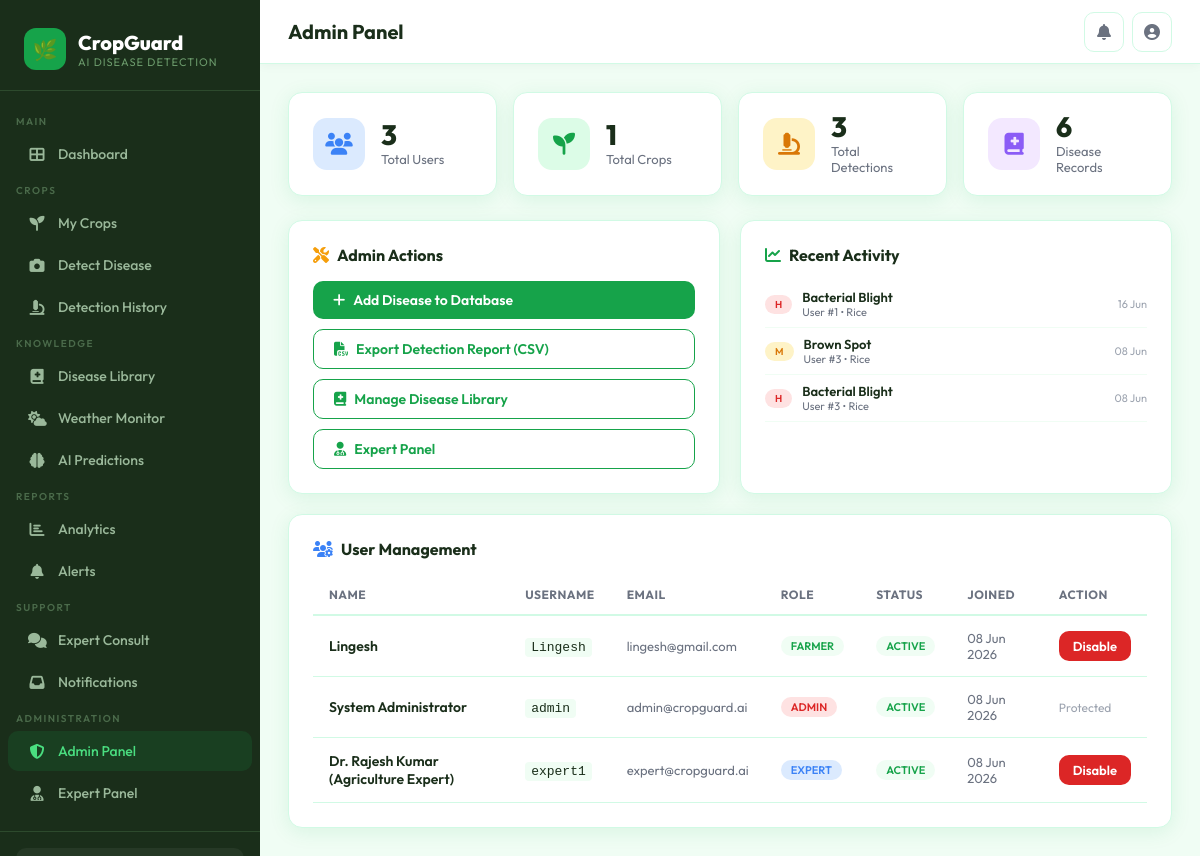
The page /admin (signed in) on the database its author committed.
### tables this page shows
CREATE TABLE disease_detections (
        id INTEGER PRIMARY KEY AUTOINCREMENT,
        user_id INTEGER,
        crop_id INTEGER,
        image_path TEXT,
        crop_type TEXT,
        disease_detected TEXT,
        confidence_score REAL,
        severity TEXT,
        status TEXT DEFAULT 'completed',
        detected_at TEXT DEFAULT (datetime('now'))
    );

CREATE TABLE users (
        id INTEGER PRIMARY KEY AUTOINCREMENT,
        username TEXT UNIQUE NOT NULL,
        email TEXT UNIQUE NOT NULL,
        password TEXT NOT NULL,
        role TEXT DEFAULT 'farmer',
        full_name TEXT,
        phone TEXT,
        location TEXT,
        language TEXT DEFAULT 'en',
        is_active INTEGER DEFAULT 1,
        created_at TEXT DEFAULT (datetime('now'))
    );

### app.py (the view)
@app.route('/admin')
@admin_required
def admin():
    db = get_db()
    stats = {
        'total_users': db.execute("SELECT COUNT(*) FROM users").fetchone()[0],
        'total_crops': db.execute("SELECT COUNT(*) FROM crops").fetchone()[0],
        'total_detections': db.execute("SELECT COUNT(*) FROM disease_detections").fetchone()[0],
        'total_diseases': db.execute("SELECT COUNT(*) FROM diseases").fetchone()[0],
    }
    users = db.execute("SELECT * FROM users ORDER BY created_at DESC").fetchall()
    recent_d = db.execute("SELECT * FROM disease_detections ORDER BY detected_at DESC LIMIT 10").fetchall()
    db.close()
    return render_template('admin.html', users=users, recent_detections=recent_d, **stats)

### app.py (called while the page is built)
def format_datetime(value, fmt='%d %b %Y, %H:%M'):
    if not value:
        return '—'
    if isinstance(value, str):
        for pattern in ('%Y-%m-%d %H:%M:%S', '%Y-%m-%d %H:%M:%S.%f', '%Y-%m-%dT%H:%M:%S', '%Y-%m-%d'):
            try:
                return datetime.strptime(value[:len(pattern)+2], pattern).strftime(fmt)
            except ValueError:
                try:
                    return datetime.strptime(value[:19], pattern).strftime(fmt)
                except:
                    continue
        return value
    if hasattr(value, 'strftime'):
        return value.strftime(fmt)
    return str(value)

def format_date(value, fmt='%d %b %Y'):
    return format_datetime(value, fmt)

def format_short(value):
    return format_datetime(value, '%d %b')

def get_db():
    db = sqlite3.connect(app.config['DATABASE'])
    db.row_factory = sqlite3.Row
    return db

def admin_required(f):
    @wraps(f)
    def decorated(*args, **kwargs):
        if 'user_id' not in session or session.get('role') != 'admin':
            flash('Admin access required.', 'error')
            return redirect(url_for('dashboard'))
        return f(*args, **kwargs)
    return decorated

### templates/admin.html (shortened to what this page needs)
{% extends "base.html" %}
{% block page_title %}Admin Panel{% endblock %}
{% block content %}
<div class="stat-grid" style="margin-bottom:24px;">
  <div class="stat-card">
    <div class="stat-icon" style="background:#dbeafe;color:#3b82f6;"><i class="fas fa-users"></i></div>
    <div><div class="stat-val">{{ total_users }}</div><div class="stat-label">Total Users</div></div>
  </div>
  <div class="stat-card">
    <div class="stat-icon" style="background:#dcfce7;color:#16a34a;"><i class="fas fa-seedling"></i></div>
    <div><div class="stat-val">{{ total_crops }}</div><div class="stat-label">Total Crops</div></div>
  </div>
  <div class="stat-card">
    <div class="stat-icon" style="background:#fef3c7;color:#d97706;"><i class="fas fa-microscope"></i></div>
    <div><div class="stat-val">{{ total_detections }}</div><div class="stat-label">Total Detections</div></div>
  </div>
  <div class="stat-card">
    <div class="stat-icon" style="background:#f3e8ff;color:#8b5cf6;"><i class="fas fa-book-medical"></i></div>
    <div><div class="stat-val">{{ total_diseases }}</div><div class="stat-label">Disease Records</div></div>
  </div>
</div>
<div class="grid-2" style="margin-bottom:20px;">
  <div class="card">
    <div class="card-title"><i class="fas fa-tools" style="color:#f59e0b;"></i> Admin Actions</div>
    <div style="display:flex;flex-direction:column;gap:10px;">
      <a href="{{ url_for('add_disease') }}" class="btn btn-primary"><i class="fas fa-plus"></i> Add Disease to Database</a>
      <a href="{{ url_for('report') }}" class="btn btn-outline"><i class="fas fa-file-csv"></i> Export Detection Report (CSV)</a>
      <a href="{{ url_for('diseases') }}" class="btn btn-outline"><i class="fas fa-book-medical"></i> Manage Disease Library</a>
      <a href="{{ url_for('expert_dashboard') }}" class="btn btn-outline"><i class="fas fa-user-md"></i> Expert Panel</a>
    </div>
  </div>
  <div class="card">
    <div class="card-title"><i class="fas fa-chart-line" style="color:#16a34a;"></i> Recent Activity</div>
    {% for d in recent_detections %}
    <div style="display:flex;align-items:center;gap:10px;padding:8px 0;border-bottom:1px solid #f0fdf4;">
      <span class="badge-pill badge-{{ d.severity }}" style="flex-shrink:0;font-size:10px;">{{ d.severity[:1].upper() }}</span>
      <div style="flex:1;min-width:0;">
        <div style="font-size:13px;font-weight:600;white-space:nowrap;overflow:hidden;text-overflow:ellipsis;">{{ d.disease_detected }}</div>
        <div style="font-size:11px;color:#6b7280;">User #{{ d.user_id }} • {{ d.crop_type|title }}</div>
      </div>
      <div style="font-size:11px;color:#9ca3af;flex-shrink:0;">{{ d.detected_at|fshort }}</div>
    </div>
    {% endfor %}
  </div>
</div>
<div class="card">
  <div class="card-title"><i class="fas fa-users-cog" style="color:#3b82f6;"></i> User Management</div>
  <div class="table-wrap">
    <table>
      <thead>
        <tr><th>Name</th><th>Username</th><th>Email</th><th>Role</th><th>Status</th><th>Joined</th><th>Action</th></tr>
      </thead>
      <tbody>
        {% for user in users %}
        <tr>
          <td style="font-weight:600;">{{ user.full_name or '—' }}</td>
          <td><code style="background:#f0fdf4;padding:2px 6px;border-radius:4px;font-size:13px;">{{ user.username }}</code></td>
          <td style="font-size:13px;color:#6b7280;">{{ user.email }}</td>
          <td>
            <span class="badge-pill {% if user.role=='admin' %}badge-high{% elif user.role=='expert' %}badge-info{% else %}badge-none{% endif %}">
              {{ user.role|upper }}
            </span>
          </td>
          <td>
            <span id="status-{{ user.id }}" class="badge-pill {% if user.is_active %}badge-none{% else %}badge-high{% endif %}">
              {{ 'ACTIVE' if user.is_active else 'DISABLED' }}
            </span>
          </td>
          <td style="font-size:13px;color:#6b7280;">{{ user.created_at|fdate }}</td>
          <td>
            {% if user.role != 'admin' %}
            <button class="btn btn-sm {% if user.is_active %}btn-danger{% else %}btn-primary{% endif %}"
                    onclick="toggleUser({{ user.id }}, this)">
              {{ 'Disable' if user.is_active else 'Enable' }}
            </button>
            {% else %}
            <span style="font-size:12px;color:#9ca3af;">Protected</span>
            {% endif %}
          </td>
        </tr>
        {% endfor %}
      </tbody>
    </table>
  </div>
</div>
{% endblock %}

### templates/base.html (style rules this page uses)
:root { --primary: #16a34a; --primary-dark: #15803d; --primary-light: #bbf7d0; --accent: #f59e0b; --danger: #dc2626; --warning: #f59e0b; --info: #3b82f6; --bg: #f0fdf4; --surface: #ffffff; --border: #d1fae5; --text: #1a2e1a; --text-muted: #6b7280; --sidebar-w: 260px; --radius: 14px; --shadow: 0 4px 20px rgba(22,163,74,0.10); }
* { margin: 0; padding: 0; box-sizing: border-box; }
body { font-family: 'Outfit', sans-serif; background: var(--bg); color: var(--text); min-height: 100vh; }
.card { background: white; border-radius: var(--radius); padding: 24px; box-shadow: var(--shadow); border: 1px solid var(--border); }
.card-title { font-size: 16px; font-weight: 700; margin-bottom: 16px; display: flex; align-items: center; gap: 8px; }
.stat-grid { display: grid; grid-template-columns: repeat(auto-fit, minmax(200px, 1fr)); gap: 16px; margin-bottom: 24px; }
.stat-card { background: white; border-radius: var(--radius); padding: 20px 24px; border: 1px solid var(--border); box-shadow: var(--shadow); display: flex; align-items: center; gap: 16px; }
.stat-icon { width: 52px; height: 52px; border-radius: 14px; display: flex; align-items: center; justify-content: center; font-size: 22px; flex-shrink: 0; }
.stat-val { font-size: 28px; font-weight: 800; line-height: 1; }
.stat-label { font-size: 13px; color: var(--text-muted); margin-top: 2px; }
.btn { display: inline-flex; align-items: center; gap: 8px; padding: 10px 20px; border-radius: 10px; font-family: 'Outfit', sans-serif; font-size: 14px; font-weight: 600; border: none; cursor: pointer; text-decoration: none; transition: all 0.2s; }
.btn-primary { background: var(--primary); color: white; }
.btn-outline { background: white; color: var(--primary); border: 1.5px solid var(--primary); }
.btn-danger { background: var(--danger); color: white; }
.btn-sm { padding: 7px 14px; font-size: 13px; }
.table-wrap { overflow-x: auto; }
table { width: 100%; border-collapse: collapse; }
thead tr { border-bottom: 2px solid var(--border); }
th { text-align: left; padding: 12px 16px; font-size: 12px; font-weight: 700; text-transform: uppercase; letter-spacing: 0.5px; color: var(--text-muted); }
td { padding: 14px 16px; font-size: 14px; border-bottom: 1px solid var(--border); }
.badge-pill { display: inline-flex; align-items: center; gap: 4px; padding: 3px 10px; border-radius: 20px; font-size: 11px; font-weight: 600; }
.badge-high { background: #fee2e2; color: #dc2626; }
.badge-medium { background: #fef3c7; color: #d97706; }
.badge-none { background: #f0fdf4; color: #16a34a; }
.badge-info { background: #dbeafe; color: #3b82f6; }
.grid-2 { display: grid; grid-template-columns: 1fr 1fr; gap: 20px; }

### rows shown on the page
disease_detections: severity "H", disease_detected "Bacterial Blight", user_id "1", crop_type "Rice", detected_at|fshort "16 Jun"
disease_detections: severity "M", disease_detected "Brown Spot", user_id "3", crop_type "Rice", detected_at|fshort "08 Jun"
disease_detections: severity "H", disease_detected "Bacterial Blight", user_id "3", crop_type "Rice", detected_at|fshort "08 Jun"
users: full_name "Lingesh", username "Lingesh", email "lingesh@gmail.com", role "FARMER", is_active "ACTIVE", created_at|fdate "08 Jun 2026", is_active "Disable"
users: full_name "System Administrator", username "admin", email "admin@cropguard.ai", role "ADMIN", is_active "ACTIVE", created_at|fdate "08 Jun 2026", shows "Protected"
users: full_name "Dr. Rajesh Kumar (Agriculture Expert)", username "expert1", email "expert@cropguard.ai", role "EXPERT", is_active "ACTIVE", created_at|fdate "08 Jun 2026", is_active "Disable"

### other values the page prints
{{ total_users }} "3"
{{ total_crops }} "1"
{{ total_detections }} "3"
{{ total_diseases }} "6"
